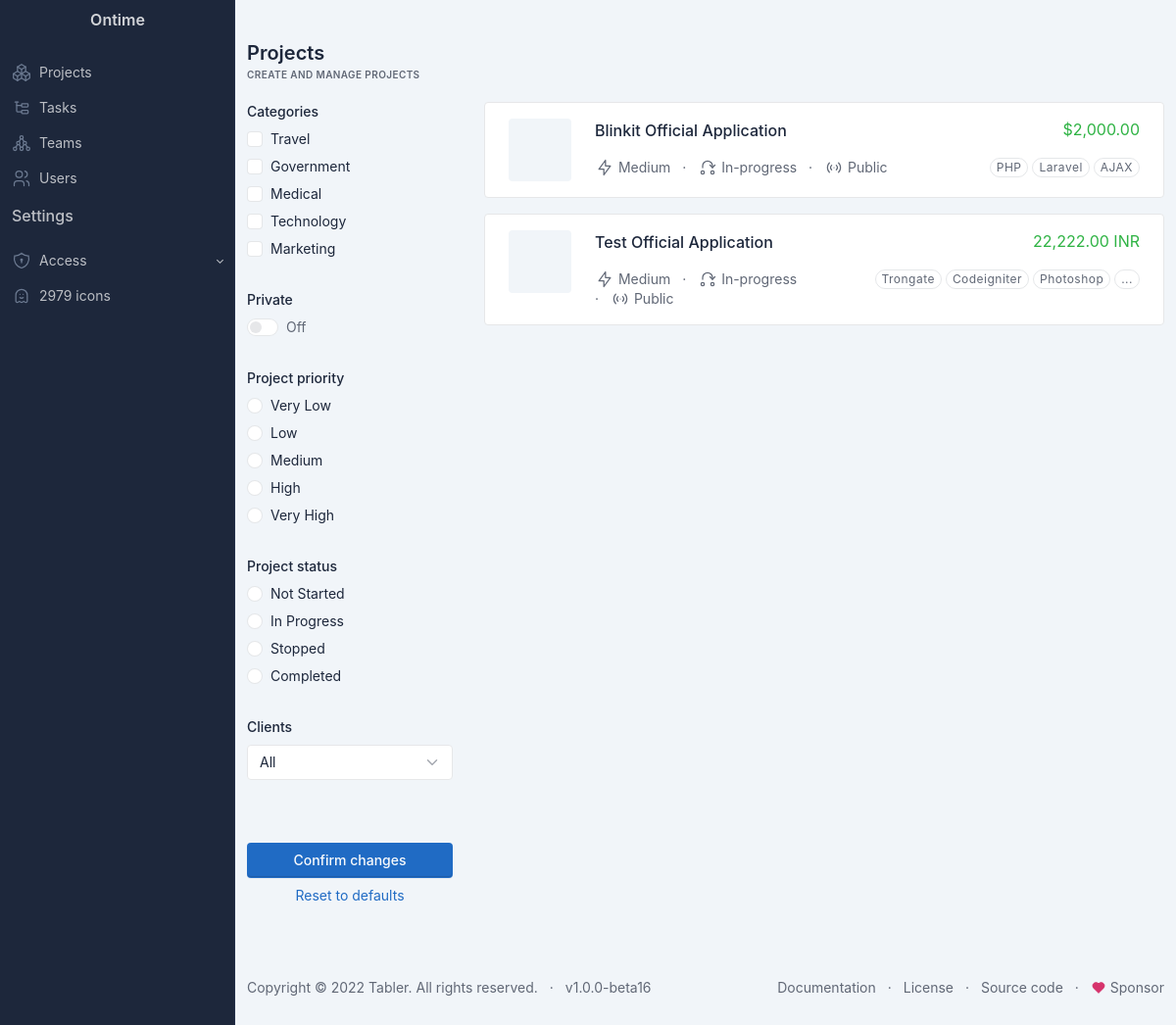
Screenshot of /administrator/projects.php with the database file from the repository.
### tables this page shows
CREATE TABLE `categories` (
  `id` int(11) NOT NULL,
  `category_name` varchar(255) NOT NULL,
  `category_slug` varchar(255) NOT NULL,
  `status` enum('active','inactive') DEFAULT 'active',
  `created_at` datetime DEFAULT current_timestamp(),
  `updated_at` datetime DEFAULT current_timestamp() ON UPDATE current_timestamp()
);

CREATE TABLE `projects` (
  `id` int(11) NOT NULL,
  `project_name` varchar(255) NOT NULL,
  `project_description` text DEFAULT NULL,
  `status` enum('not-started','in-progress','stopped','completed') DEFAULT 'not-started',
  `project_manager_id` int(11) NOT NULL,
  `priority` enum('very-low','low','medium','high','very-high') DEFAULT 'very-low',
  `access` enum('public','private') DEFAULT 'public',
  `currency` enum('INR','USD','EUR','GBP','JPY','CNY','AUD','CAD','CHF','SEK','NZD') DEFAULT 'INR',
  `budget` varchar(255) DEFAULT NULL,
  `client_id` int(11) NOT NULL,
  `category_id` int(11) NOT NULL,
  `created_at` datetime DEFAULT current_timestamp(),
  `updated_at` datetime DEFAULT current_timestamp() ON UPDATE current_timestamp()
);

CREATE TABLE `tags` (
  `id` int(11) NOT NULL,
  `name` varchar(50) NOT NULL,
  `project_id` int(11) NOT NULL,
  `created_at` datetime DEFAULT current_timestamp(),
  `updated_at` datetime DEFAULT current_timestamp()
);

### functions.php (called while the page is built, shortened)
<?php
function formatMoney($amount, $currency)
{
    switch ($currency) {
        case 'INR':
            $formatted = number_format($amount, 2, '.', ',') . ' INR';
            break;
        case 'USD':
            $formatted = '$' . number_format($amount, 2);
            break;
    }
    return $formatted;
}

### administrator/projects.php (the view, shortened to what this page needs)
<?php
require '../functions.php';
$pdo = Connection::getInstance();
$filters = [];
$sql = "SELECT * FROM categories WHERE status='active' ORDER BY updated_at DESC;";
$statement = $pdo->prepare($sql);
$statement->execute();
$categories = $statement->fetchAll(PDO::FETCH_ASSOC);
$sql = "SELECT * FROM clients WHERE status='active' ORDER BY updated_at DESC;";
list($sql, $params) = buildQuery($filters);
$statement = $pdo->prepare($sql);
$statement->execute($params);
$projects = $statement->fetchAll(PDO::FETCH_ASSOC);
function buildQuery($filters)
{
    $sql = "SELECT * FROM projects";
    $sqlWhere = "";
    $params = [];
    $sql .= $sqlWhere;
    return [$sql, $params];
}
?>
<?php include 'partials/head.php'; ?>
<div class="page-body">
    <div class="container-xl">
        <div class="row g-4">
            <div class="col-md-3">
                <form action="" id="filterForm" method="post" autocomplete="off" novalidate class="sticky-top">
                    <div class="form-label">Categories</div>
                    <div class="mb-4">
                        <?php foreach ($categories as $category): ?>
                            <label class="form-check">
                                <input type="checkbox" class="form-check-input" name="form-categories[]"
                                    value="<?= $category['id'] ?>" <?php
                                      if (isset($formCategories) && in_array($category['id'], $formCategories)) {
                                          echo "checked";
                                      }
                                      ?>>
                                <span class="form-check-label"><?= $category['category_name'] ?></span>
                            </label>
                        <?php endforeach; ?>
                    </div>
                    <div class="form-label">Private</div>
                    <div class="mb-4">
                        <label class="form-check form-switch">
                            <input class="form-check-input" name="form-private" type="checkbox" <?php
                            if (isset($formPrivate) && $formPrivate == 'on'):
                                echo "checked";
                            endif;
                            ?>>
                            <span class="form-check-label form-check-label-off">Off</span>
                        </label>
                    </div>
                    <div class="form-label">Project priority</div>
                    <div class="mb-4">
                        <?php foreach (CONSTANTS['project_priorities'] as $key => $value): ?>
                            <label class="form-check">
                                <input type="radio" class="form-check-input" name="form-priority" value="<?= $key ?>"
                                    <?=
                                        (isset($formPriority) && $formPriority == $key) ? 'checked' : '';
                                    ?>>
                                <span class="form-check-label"><?= $value ?></span>
                            </label>
                        <?php endforeach; ?>
                    </div>
                    <div class="form-label">Project status</div>
                    <div class="mb-4">
                        <?php foreach (CONSTANTS['status'] as $key => $value): ?>
                            <label class="form-check">
                                <input type="radio" class="form-check-input" name="form-status" value="<?= $key ?>"
                                    <?= (isset($formStatus) && $formStatus == $key) ? 'checked' : ''; ?>>
                                <span class="form-check-label"><?= $value ?></span>
                            </label>
                        <?php endforeach; ?>
                    </div>
                    <div class="form-label">Clients</div>
                    <div class="mb-4">
                        <select class="form-select" name="client">
                            <option value="">All</option>
                        </select>
                    </div>
                    <div class="mt-5">
                        <button class="btn btn-primary w-100">
                            Confirm changes
                        </button>
                        <button href="#" id="resetButton" class="btn btn-link w-100">
                            Reset to defaults
                        </button>
                    </div>
                </form>
            </div>
            <div class="col-md-9">
                <div class="row row-cards">
                    <div class="space-y">
                        <?php foreach ($projects as $project): ?>
                            <div class="card">
                                <div class="row g-0">
                                    <div class="col-auto">
                                        <div class="card-body">
                                            <div class="avatar avatar-md"
                                                style="background-image: url(./static/jobs/job-1.jpg)"></div>
                                        </div>
                                    </div>
                                    <div class="col">
                                        <div class="card-body ps-0">
                                            <div class="row">
                                                <div class="col">
                                                    <h3 class="mb-0"><a href="#"><?= $project['project_name'] ?></a></h3>
                                                </div>
                                                <div class="col-auto fs-3 text-green">
                                                    <?= formatMoney($project['budget'], $project['currency']); ?>
                                                </div>
                                            </div>
                                            <div class="row">
                                                <div class="col-md">
                                                    <div
                                                        class="mt-3 list-inline list-inline-dots mb-0 text-muted d-sm-block d-none">
                                                        <div class="list-inline-item">
                                                            <?= ucfirst($project['priority']); ?>
                                                        </div>
                                                        <div class="list-inline-item">
                                                            <?= ucfirst($project['status']) ?>
                                                        </div>
                                                        <div class="list-inline-item">
                                                            <?= ucfirst($project['access']) ?>
                                                        </div>
                                                    </div>
                                                </div>
                                                <div class="col-md-auto">
                                                    <div class="mt-3 badges">
                                                        <?php
                                                        $sql = "SELECT * FROM tags WHERE project_id=:project_id ORDER BY updated_at DESC;";
                                                        $statement = $pdo->prepare($sql);
                                                        $statement->bindValue(':project_id', $project['id']);
                                                        $statement->execute();
                                                        $tags = $statement->fetchAll(PDO::FETCH_ASSOC);
                                                        $count = 0;
                                                        ?>
                                                        <?php foreach ($tags as $tag): ?>
                                                            <?php if ($count < 3): ?>
                                                                <a href="javascript:void(0)"
                                                                    class="badge badge-outline text-muted border fw-normal badge-pill"><?= ucfirst($tag['name']); ?></a>
                                                                <?php $count++; else: ?>
                                                                <a href="javascript:void(0)"
                                                                    class="badge badge-outline text-muted border fw-normal badge-pill">...</a>
                                                                <?php break; endif; ?>
                                                        <?php endforeach; ?>
                                                    </div>
                                                </div>
                                            </div>
                                        </div>
                                    </div>
                                </div>
                            </div>
                        <?php endforeach; ?>
                    </div>
                </div>
            </div>
        </div>
    </div>
</div>
<?php include 'partials/footer.php'; ?>

### administrator/partials/head.php (style rules this page uses)
:root { --tblr-font-sans-serif: Inter, -apple-system, BlinkMacSystemFont, San Francisco, Segoe UI, Roboto, Helvetica Neue, sans-serif; }

### rows the page displays
categories: category_name "Travel"
categories: category_name "Government"
categories: category_name "Medical"
categories: category_name "Technology"
categories: category_name "Marketing"
projects: project_name "Blinkit Official Application", formatMoney($project['budget'], $project['currency']) "$2,000.00", priority "Medium", status "In-progress", access "Public"
tags: name "PHP"
tags: name "Laravel"
tags: name "AJAX"
projects: project_name "Test Official Application", formatMoney($project['budget'], $project['currency']) "22,222.00 INR", priority "Medium", status "In-progress", access "Public"
tags: name "Trongate"
tags: name "Codeigniter"
tags: name "Photoshop"

### other values shown
$page_title "Projects"
$page_desc "CREATE AND MANAGE PROJECTS"
$value "Very Low"
$value "Low"
$value "Medium"
$value "High"
$value "Very High"
$value "Not Started"
$value "In Progress"
$value "Stopped"
$value "Completed"
